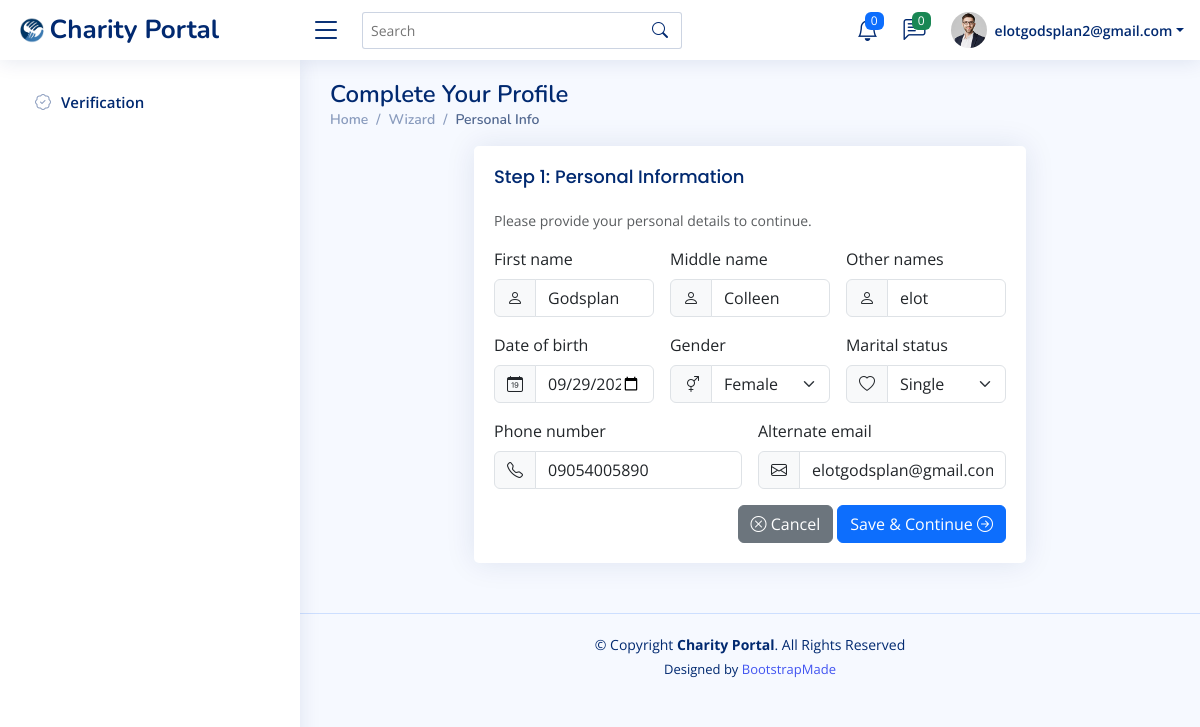
/UserPorile/wizard/personal/ (signed in), run on an earlier commit of the app's database.
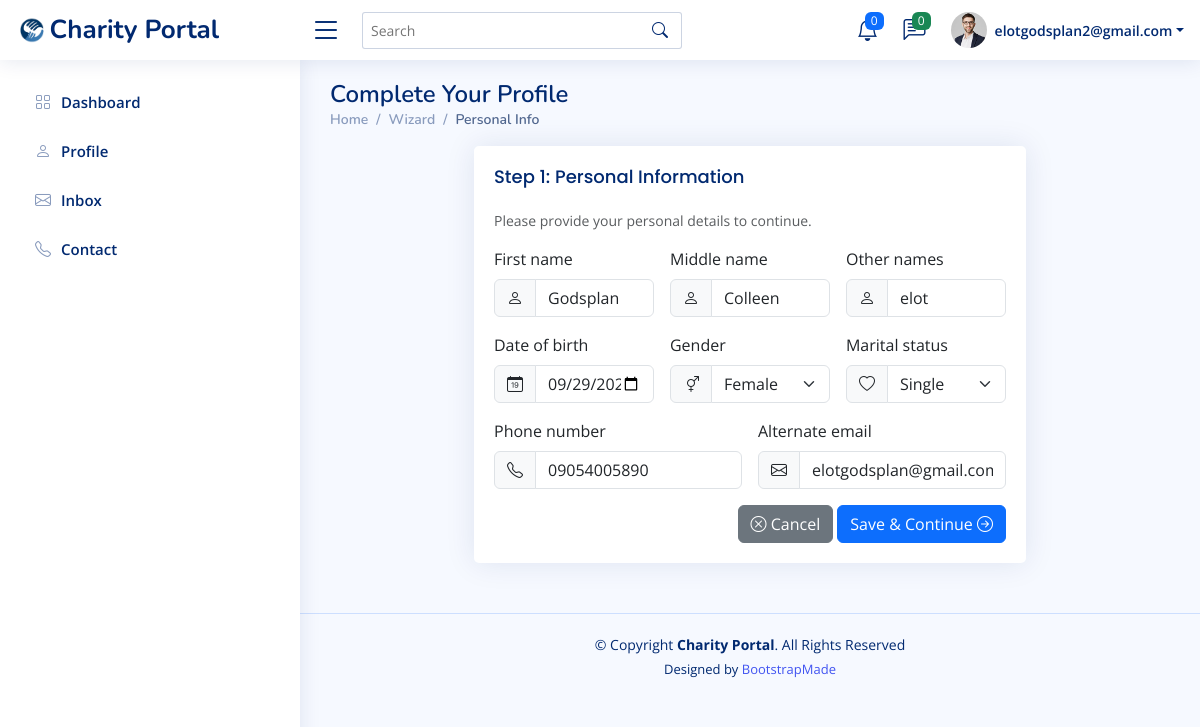
And on a later commit of the database.
### UserPorile/views.py (the view)
# urls.py: path("wizard/personal/", views.personal, name="personal"),
@login_required
def personal(request):
    profile, _ = Profile.objects.get_or_create(user=request.user)
    if request.method == "POST":
        form = PersonalInfoForm(request.POST, instance=profile)
        if form.is_valid():
            form.save()
            messages.success(request, "Personal info saved.")
            return redirect("profile:address")
    else:
        form = PersonalInfoForm(instance=profile)
    return render(request, "UserPorile/personal.html", {"form": form})

### UserPorile/forms.py
class PersonalInfoForm(forms.ModelForm):
    class Meta:
        model = Profile
        fields = ["first_name", "middle_name", "other_names", "date_of_birth", "gender", "marital_status", "phone_number", "alternate_email"]
        widgets = {
            "first_name": forms.TextInput(attrs={"class": "form-control", "placeholder": "First name"}),
            "middle_name": forms.TextInput(attrs={"class": "form-control", "placeholder": "Middle name (optional)"}),
            "other_names": forms.TextInput(attrs={"class": "form-control", "placeholder": "Other names"}),
            "date_of_birth": forms.DateInput(attrs={"class": "form-control", "type": "date"}),
            "gender": forms.Select(attrs={"class": "form-select"}),
            "marital_status": forms.Select(attrs={"class": "form-select"}),
            "phone_number": forms.TextInput(attrs={"class": "form-control"}),
            "alternate_email": forms.EmailInput(attrs={"class": "form-control"}),
        }

### accounts/models.py (called while the page is built)
    def get_full_name(self):
        full_name = f"{self.first_name} {self.last_name}".strip()
        return full_name if full_name else self.email

### UserPorile/templates/UserPorile/personal.html (shortened to what this page needs)
{% extends "secured/base_secured.html" %}
{% load static %}
{% block content %}
<div class="pagetitle">
  <h1>Complete Your Profile</h1>
  <nav>
    <ol class="breadcrumb">
      <li class="breadcrumb-item"><a href="{% url 'secured:dashboard' %}">Home</a></li>
      <li class="breadcrumb-item">Wizard</li>
      <li class="breadcrumb-item active">Personal Info</li>
    </ol>
  </nav>
</div>
<section class="section">
  <div class="row justify-content-center">
    <div class="col-lg-8">
      <div class="card">
        <div class="card-body">
          <h5 class="card-title">Step 1: Personal Information</h5>
          <p class="small text-muted">Please provide your personal details to continue.</p>
          <form method="post" novalidate class="row g-3">
            <div class="col-md-4">
              <label class="form-label">{{ form.first_name.label }}</label>
              <div class="input-group">
                <span class="input-group-text"><i class="bi bi-person"></i></span>
                {{ form.first_name }}
              </div>
            </div>
            <div class="col-md-4">
              <label class="form-label">{{ form.middle_name.label }}</label>
              <div class="input-group">
                <span class="input-group-text"><i class="bi bi-person"></i></span>
                {{ form.middle_name }}
              </div>
            </div>
            <div class="col-md-4">
              <label class="form-label">{{ form.other_names.label }}</label>
              <div class="input-group">
                <span class="input-group-text"><i class="bi bi-person"></i></span>
                {{ form.other_names }}
              </div>
            </div>
            <div class="col-md-4">
              <label class="form-label">{{ form.date_of_birth.label }}</label>
              <div class="input-group">
                <span class="input-group-text"><i class="bi bi-calendar-date"></i></span>
                {{ form.date_of_birth }}
              </div>
            </div>
            <div class="col-md-4">
              <label class="form-label">{{ form.gender.label }}</label>
              <div class="input-group">
                <span class="input-group-text"><i class="bi bi-gender-ambiguous"></i></span>
                {{ form.gender }}
              </div>
            </div>
            <div class="col-md-4">
              <label class="form-label">{{ form.marital_status.label }}</label>
              <div class="input-group">
                <span class="input-group-text"><i class="bi bi-heart"></i></span>
                {{ form.marital_status }}
              </div>
            </div>
            <div class="col-md-6">
              <label class="form-label">{{ form.phone_number.label }}</label>
              <div class="input-group">
                <span class="input-group-text"><i class="bi bi-telephone"></i></span>
                {{ form.phone_number }}
              </div>
            </div>
            <div class="col-md-6">
              <label class="form-label">{{ form.alternate_email.label }}</label>
              <div class="input-group">
                <span class="input-group-text"><i class="bi bi-envelope"></i></span>
                {{ form.alternate_email }}
              </div>
            </div>
            <div class="text-end">
              <a class="btn btn-secondary" href="{% url 'profile:wizard_start' %}">
                <i class="bi bi-x-circle"></i> Cancel
              </a>
              <button class="btn btn-primary" type="submit">
                Save & Continue <i class="bi bi-arrow-right-circle"></i>
              </button>
            </div>
          </form>
        </div>
      </div>
    </div>
  </div>
</section>
{% endblock %}

### secured/templates/secured/base_secured.html (shortened to what this page needs)
{% load static %}
<!DOCTYPE html>
<html lang="en">
<head>
  <link href="{% static 'secured/assets/vendor/bootstrap/css/bootstrap.min.css' %}" rel="stylesheet">
  <link href="{% static 'secured/assets/vendor/bootstrap-icons/bootstrap-icons.css' %}" rel="stylesheet">
  <link href="{% static 'secured/assets/vendor/boxicons/css/boxicons.min.css' %}" rel="stylesheet">
  <link href="{% static 'secured/assets/vendor/quill/quill.snow.css' %}" rel="stylesheet">
  <link href="{% static 'secured/assets/vendor/quill/quill.bubble.css' %}" rel="stylesheet">
  <link href="{% static 'secured/assets/vendor/remixicon/remixicon.css' %}" rel="stylesheet">
  <link href="{% static 'secured/assets/vendor/simple-datatables/style.css' %}" rel="stylesheet">
  <link href="{% static 'secured/assets/css/style.css' %}" rel="stylesheet">
</head>
<body>
  <header id="header" class="header fixed-top d-flex align-items-center">
    <div class="d-flex align-items-center justify-content-between">
      <a href="{% url 'secured:dashboard' %}" class="logo d-flex align-items-center">
        <img src="{% static 'secured/assets/img/logo.png' %}" alt="">
        <span class="d-none d-lg-block">Charity Portal</span>
      </a>
      <i class="bi bi-list toggle-sidebar-btn"></i>
    </div>
    <div class="search-bar">
      <form class="search-form d-flex align-items-center" method="GET" action="#">
        <input type="text" name="query" placeholder="Search" title="Enter search keyword">
        <button type="submit" title="Search"><i class="bi bi-search"></i></button>
      </form>
    </div>
    <nav class="header-nav ms-auto">
      <ul class="d-flex align-items-center">
        <li class="nav-item dropdown">
          <a class="nav-link nav-icon" href="#" data-bs-toggle="dropdown">
            <i class="bi bi-bell"></i>
            <span class="badge bg-primary badge-number">0</span>
          </a>
        </li>
        <li class="nav-item dropdown">
          <a class="nav-link nav-icon" href="#" data-bs-toggle="dropdown">
            <i class="bi bi-chat-left-text"></i>
            <span class="badge bg-success badge-number">0</span>
          </a>
        </li>
        <li class="nav-item dropdown pe-3">
          <a class="nav-link nav-profile d-flex align-items-center pe-0" href="#" data-bs-toggle="dropdown">
            <img src="{% static 'secured/assets/img/profile-img.jpg' %}" alt="Profile" class="rounded-circle">
            <span class="d-none d-md-block dropdown-toggle ps-2">{{ user.email }}</span>
          </a>
        </li>
      </ul>
    </nav>
  </header>
<aside id="sidebar" class="sidebar">
  <ul class="sidebar-nav" id="sidebar-nav">
    {% if user.is_authenticated %}
      {% if user.profile.is_verified and user.profile.completed %}
        <li class="nav-item">
          <a class="nav-link collapsed" href="{% url 'secured:dashboard' %}">
            <i class="bi bi-grid"></i><span>Dashboard</span>
          </a>
        </li>
        <li class="nav-item">
          <a class="nav-link collapsed" href="#">
            <i class="bi bi-person"></i><span>Profile</span>
          </a>
        </li>
        <li class="nav-item">
          <a class="nav-link collapsed" href="#">
            <i class="bi bi-envelope"></i><span>Inbox</span>
          </a>
        </li>
        <li class="nav-item">
          <a class="nav-link collapsed" href="#">
            <i class="bi bi-telephone"></i><span>Contact</span>
          </a>
        </li>
      {% else %}
        <li class="nav-item">
          <a class="nav-link collapsed" href="{% url 'profile:wizard_start' %}">
            <i class="bi bi-patch-check"></i><span>Verification</span>
          </a>
        </li>
      {% endif %}
    {% endif %}
  </ul>
</aside>
  <main id="main" class="main">
    {% block content %}{% endblock %}
  </main>
  <footer id="footer" class="footer">
    <div class="copyright">
      &copy; Copyright <strong><span>Charity Portal</span></strong>. All Rights Reserved
    </div>
    <div class="credits">
      Designed by <a href="https://bootstrapmade.com/">BootstrapMade</a>
    </div>
  </footer>
</body>
</html>

What changed in the data, as far as the page shows it:
changed Profile "Godsplan": is_verified False → True (drawn)
Also different on the page:
text no longer shown: "Verification"
text now shown: "Dashboard Profile Inbox Contact"
